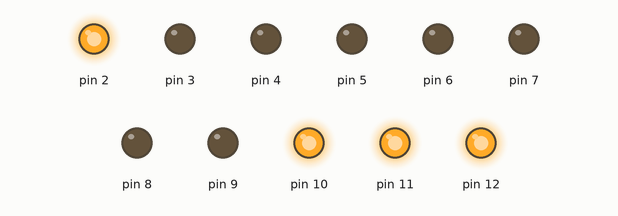
Simulated run of this sketch. Board: Arduino Uno, built with avr-gcc and run on an emulated ATmega328P. Parts: output pins drawn as LEDs (lit = HIGH).

Above: at 0.1 s.
At 3.6 s:
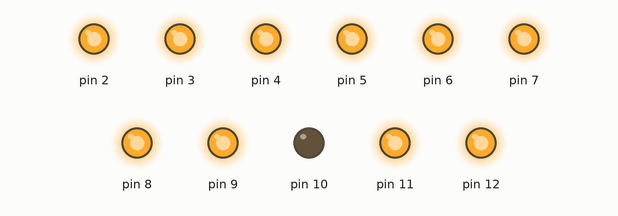
At 7.1 s:
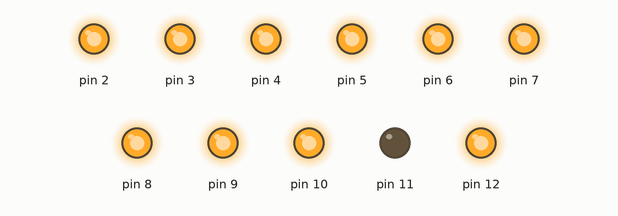
At 17.6 s:
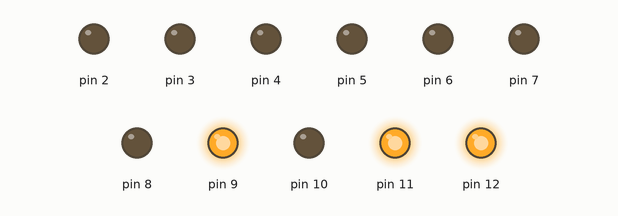
At 24.6 s:
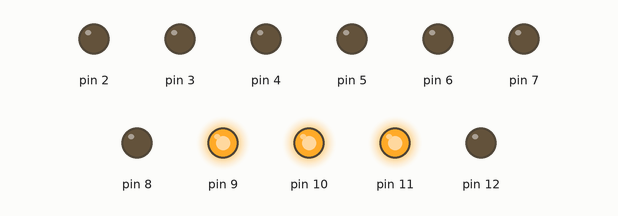
At 38.6 s:
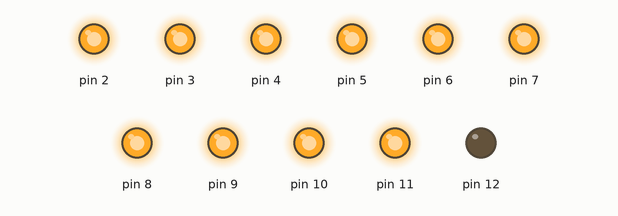
Timing chart, 0 to 40.0 s (numbered marks = the images above):
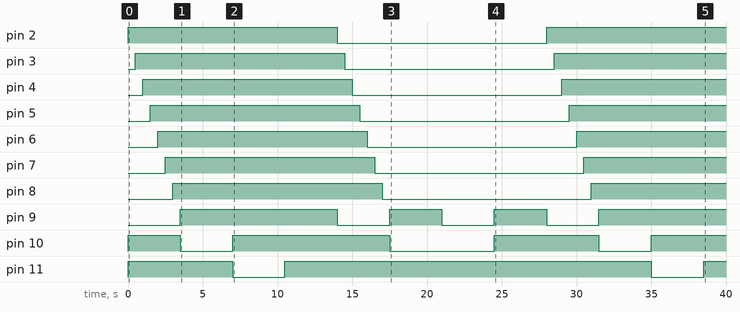

Measured:
- by itself, pin 2: LOW → HIGH at 0.00 s, → LOW 14.0 s later, → HIGH 14.0 s later
- by itself, pin 3: LOW → HIGH at 0.50 s, → LOW 14.0 s later, → HIGH 14.0 s later
- by itself, pin 4: LOW → HIGH at 1.0 s, → LOW 14.0 s later, → HIGH 14.0 s later
- by itself, pin 5: LOW → HIGH at 1.5 s, → LOW 14.0 s later, → HIGH 14.0 s later
- by itself, pin 6: LOW → HIGH at 2.0 s, → LOW 14.0 s later, → HIGH 14.0 s later
- by itself, pin 7: LOW → HIGH at 2.5 s, → LOW 14.0 s later, → HIGH 14.0 s later
- by itself, pin 8: LOW → HIGH at 3.0 s, → LOW 14.0 s later, → HIGH 14.0 s later
- by itself, pin 9: repeats every 7.0 s: LOW 3.5 s, HIGH 3.5 s

The sketch:

opdracht3_DisplayTester.ino
```cpp
#include <EEPROM.h>

void setup() {
  Serial.begin(9600);
  for (int i = 2; i < 13; i++)
  {
    pinMode(i, OUTPUT);
  }
}

void loop() {
  for (int i = 0; i < 4; i++)
  {
    switch (i)
    {
      case 0:
        digitalWrite(9, LOW);
        digitalWrite(10, HIGH);
        digitalWrite(11, HIGH);
        digitalWrite(12, HIGH);
        break;

      case 1:
        digitalWrite(9, HIGH);
        digitalWrite(10, LOW);
        digitalWrite(11, HIGH);
        digitalWrite(12, HIGH);
        break;

      case 2:
        digitalWrite(9, HIGH);
        digitalWrite(10, HIGH);
        digitalWrite(11, LOW);
        digitalWrite(12, HIGH);
        break;

      case 3:
        digitalWrite(9, HIGH);
        digitalWrite(10, HIGH);
        digitalWrite(11, HIGH);
        digitalWrite(12, LOW);
        break;
    }

    for (int j = 2; j < 9; j++)
    {
    digitalWrite(j, HIGH);
    delay(500);
    }
  }

  for (int i = 0; i < 4; i++)
  {
    switch (i)
    {
      case 0:
        digitalWrite(9, LOW);
        digitalWrite(10, HIGH);
        digitalWrite(11, HIGH);
        digitalWrite(12, HIGH);
        break;

      case 1:
        digitalWrite(9, HIGH);
        digitalWrite(10, LOW);
        digitalWrite(11, HIGH);
        digitalWrite(12, HIGH);
        break;

      case 2:
        digitalWrite(9, LOW);
        digitalWrite(10, LOW);
        digitalWrite(11, HIGH);
        digitalWrite(12, LOW);
        break;

      case 3:
        digitalWrite(9, HIGH);
        digitalWrite(10, HIGH);
        digitalWrite(11, HIGH);
        digitalWrite(12, LOW);
        break;
      }

    for (int j = 2; j < 9; j++)
    {
    digitalWrite(j, LOW);
    delay(500);
    }
  }

}
```
